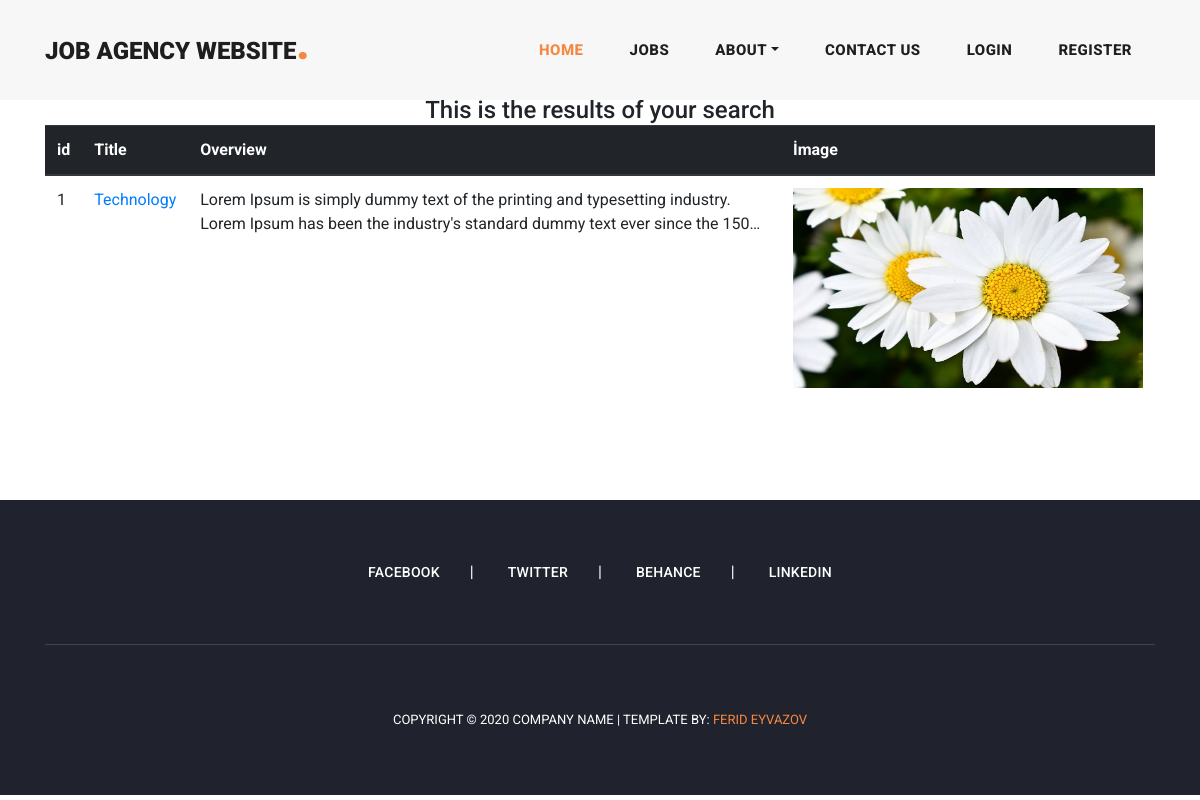
/search/, run on an earlier commit of the app's database.
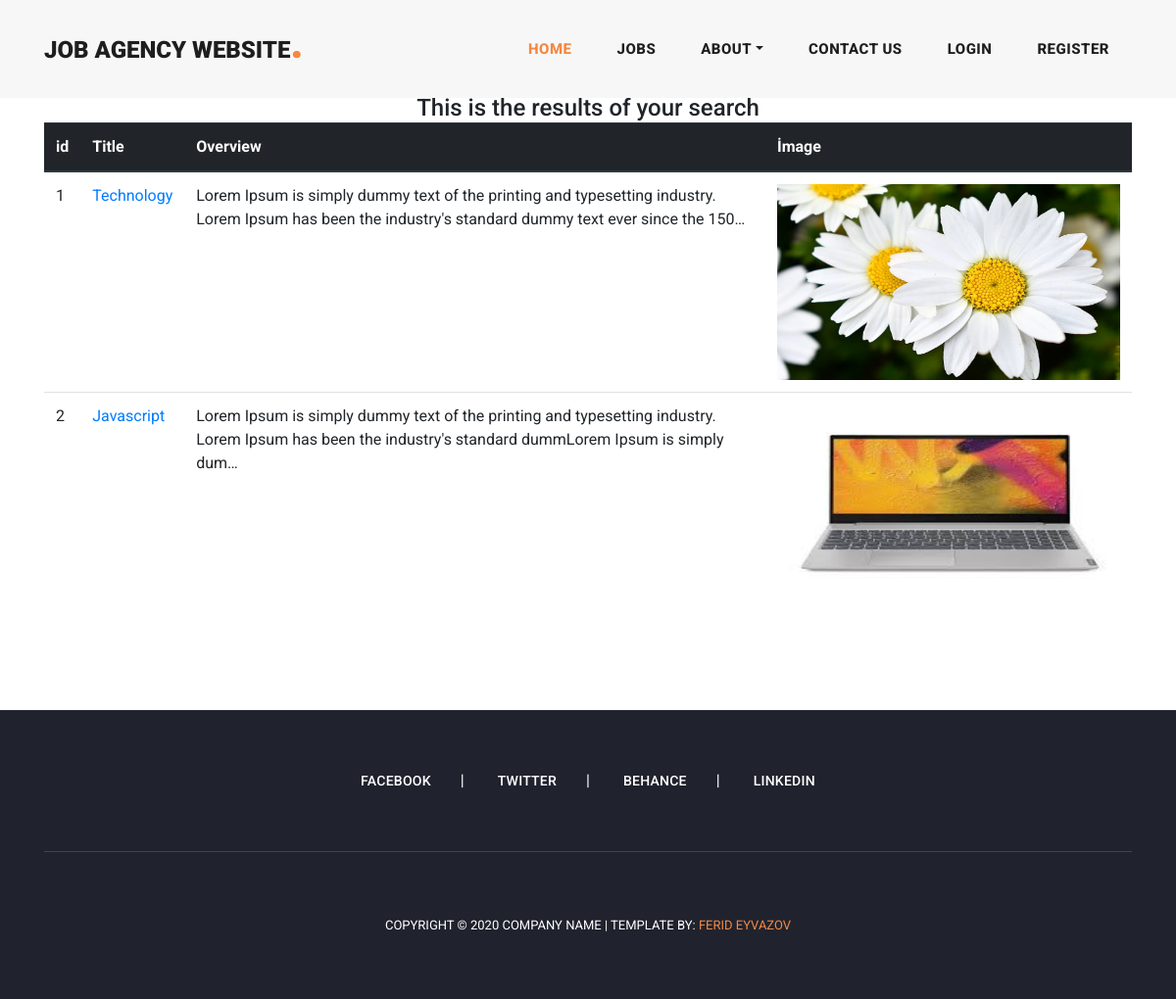
And on a later commit of the database.
### jobs/models.py (models this page shows, shortened)
class Post(models.Model):
    title=models.CharField(max_length=100)
    overview=models.TextField()
    content = RichTextUploadingField()
    author=models.ForeignKey(Author, on_delete=models.CASCADE)
    image = models.ImageField()
    slug = models.SlugField( null=False, unique=True)
    categories = models.ManyToManyField(Category)
    tags = models.ManyToManyField(Tag)
    featured = models.BooleanField()
    created_date = models.DateTimeField(auto_now_add=True)
    updated_date = models.DateTimeField(auto_now=True)
    def get_absolute_url(self):
        return reverse('blogDetail', kwargs ={
            'id':self.id
        })

### jobs/views.py (the view)
# urls.py: path('search/', views.search, name="search"),
def search(request):
    queryset = Post.objects.all()
    query = request.GET.get('q')
    if query:
        queryset = queryset.filter(
            Q(title__icontains=query) |
            Q(overview__icontains=query)
        ).distinct()
    context = {
        'queryset': queryset
    }
    return render(request, 'search_results.html', context)

### templates/search_results.html (shortened to what this page needs)
{% extends 'base.html' %}
{% load static %}
{% block content %}
<div class="container pt-5">
    <h4 class="text-center pt-5">This is the results of your search</h4>
    {% if queryset %}
    <table class="table">
        <thead class="thead-dark">
          <tr>
            <th scope="col">id</th>
            <th scope="col">Title</th>
            <th scope="col">Overview</th>
            <th scope="col">İmage</th>
          </tr>
        </thead>
        <tbody>
            {% for post in queryset %}
          <tr>
            <td><a>{{ post.id }}</a> </td>
            <td><a href="{{ post.get_absolute_url }}">{{ post.title }}</a> </td>
            <td><a>{{ post.overview|truncatechars:150 }}</a> </td>
            <td><a href="{{ post.get_absolute_url }}"><img src="{{ post.image.url }}" width="350" height="200" alt=""></a> </td>
          </tr>
          {% endfor %}
        </tbody>
      </table>
      {% else %}
      <h4>Your search  can not found, please check again</h4>
      {% endif %}
</div>
{% endblock %}

What changed in the data, as far as the page shows it:
added Post: id "2", title "Javascript", overview "Lorem Ipsum is simply dummy text of the printing and typesetting industry. Lorem Ipsum has been the industry's standard dummLorem Ipsum is simply dum…", image (picture)
